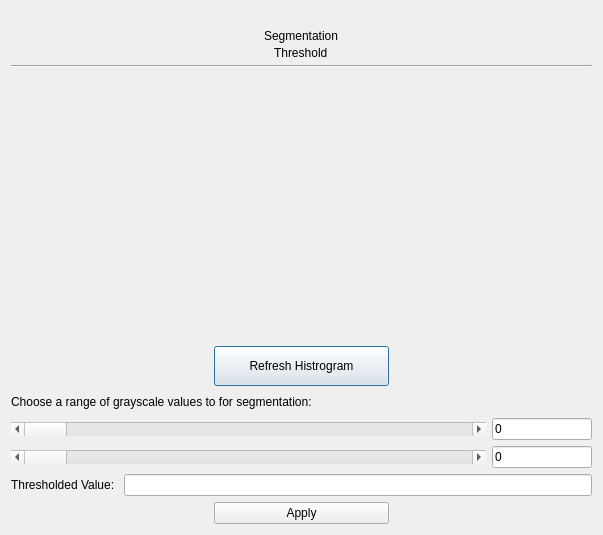
<?xml version="1.0" encoding="UTF-8"?>
<ui version="4.0">
 <class>Threshold</class>
 <widget class="QDialog" name="Threshold">
  <property name="geometry">
   <rect>
    <x>0</x>
    <y>0</y>
    <width>603</width>
    <height>535</height>
   </rect>
  </property>
  <property name="maximumSize">
   <size>
    <width>1000</width>
    <height>16777215</height>
   </size>
  </property>
  <property name="windowTitle">
   <string>Process</string>
  </property>
  <layout class="QGridLayout" name="gridLayout">
   <item row="0" column="0">
    <layout class="QVBoxLayout" name="verticalLayout_4">
     <item>
      <layout class="QVBoxLayout" name="verticalLayout_2">
       <item>
        <layout class="QVBoxLayout" name="verticalLayout">
         <item alignment="Qt::AlignHCenter">
          <widget class="QLabel" name="label_3">
           <property name="minimumSize">
            <size>
             <width>0</width>
             <height>30</height>
            </size>
           </property>
           <property name="maximumSize">
            <size>
             <width>16777215</width>
             <height>10</height>
            </size>
           </property>
           <property name="styleSheet">
            <string notr="true">font: 16pt &quot;Serif&quot;;</string>
           </property>
           <property name="text">
            <string>Segmentation</string>
           </property>
          </widget>
         </item>
         <item alignment="Qt::AlignHCenter">
          <widget class="QLabel" name="label_4">
           <property name="minimumSize">
            <size>
             <width>0</width>
             <height>12</height>
            </size>
           </property>
           <property name="maximumSize">
            <size>
             <width>16777214</width>
             <height>12</height>
            </size>
           </property>
           <property name="styleSheet">
            <string notr="true">font: 11pt &quot;Serif&quot;;</string>
           </property>
           <property name="text">
            <string>Threshold</string>
           </property>
          </widget>
         </item>
         <item>
          <widget class="Line" name="line">
           <property name="orientation">
            <enum>Qt::Horizontal</enum>
           </property>
          </widget>
         </item>
         <item>
          <widget class="QCustomPlot" name="grayPlot" native="true">
           <property name="minimumSize">
            <size>
             <width>563</width>
             <height>225</height>
            </size>
           </property>
           <property name="maximumSize">
            <size>
             <width>16777214</width>
             <height>16777214</height>
            </size>
           </property>
          </widget>
         </item>
        </layout>
       </item>
       <item alignment="Qt::AlignHCenter">
        <widget class="QPushButton" name="pushButton_2">
         <property name="minimumSize">
          <size>
           <width>175</width>
           <height>0</height>
          </size>
         </property>
         <property name="maximumSize">
          <size>
           <width>175</width>
           <height>40</height>
          </size>
         </property>
         <property name="text">
          <string>Refresh Histrogram</string>
         </property>
        </widget>
       </item>
      </layout>
     </item>
     <item>
      <layout class="QVBoxLayout" name="verticalLayout_3">
       <item>
        <widget class="QLabel" name="label_2">
         <property name="maximumSize">
          <size>
           <width>16777215</width>
           <height>20</height>
          </size>
         </property>
         <property name="styleSheet">
          <string notr="true">font: 11pt &quot;Serif&quot;;</string>
         </property>
         <property name="text">
          <string>Choose a range of grayscale values to for segmentation:</string>
         </property>
        </widget>
       </item>
       <item>
        <layout class="QHBoxLayout" name="horizontalLayout_2">
         <item>
          <widget class="QScrollBar" name="Boundary1_Slider">
           <property name="minimumSize">
            <size>
             <width>475</width>
             <height>0</height>
            </size>
           </property>
           <property name="orientation">
            <enum>Qt::Horizontal</enum>
           </property>
          </widget>
         </item>
         <item>
          <widget class="QLineEdit" name="Boundary1_Edit">
           <property name="text">
            <string>0</string>
           </property>
          </widget>
         </item>
        </layout>
       </item>
       <item>
        <layout class="QHBoxLayout" name="horizontalLayout_3">
         <item>
          <widget class="QScrollBar" name="Boundary2_Slider">
           <property name="minimumSize">
            <size>
             <width>475</width>
             <height>0</height>
            </size>
           </property>
           <property name="orientation">
            <enum>Qt::Horizontal</enum>
           </property>
          </widget>
         </item>
         <item>
          <widget class="QLineEdit" name="Boundary2_Edit">
           <property name="text">
            <string>0</string>
           </property>
          </widget>
         </item>
        </layout>
       </item>
       <item>
        <layout class="QHBoxLayout" name="horizontalLayout">
         <item>
          <widget class="QLabel" name="label">
           <property name="whatsThis">
            <string>&lt;html&gt;&lt;head/&gt;&lt;body&gt;&lt;p&gt;Enter 0 to utilize all of the cores on your CPU for the application. Otherwise specify a value from [1, Max on your CPU].&lt;/p&gt;&lt;/body&gt;&lt;/html&gt;</string>
           </property>
           <property name="text">
            <string>Thresholded Value: </string>
           </property>
          </widget>
         </item>
         <item>
          <widget class="QLineEdit" name="valueEdit">
           <property name="whatsThis">
            <string>&lt;html&gt;&lt;head/&gt;&lt;body&gt;&lt;p&gt;Enter 0 to utilize all of the cores on your CPU for the application. Otherwise specify a value from [1, Max on your CPU].&lt;/p&gt;&lt;/body&gt;&lt;/html&gt;</string>
           </property>
           <property name="text">
            <string/>
           </property>
          </widget>
         </item>
        </layout>
       </item>
       <item>
        <layout class="QHBoxLayout" name="horizontalLayout_5">
         <item>
          <spacer name="horizontalSpacer_4">
           <property name="orientation">
            <enum>Qt::Horizontal</enum>
           </property>
           <property name="sizeHint" stdset="0">
            <size>
             <width>40</width>
             <height>20</height>
            </size>
           </property>
          </spacer>
         </item>
         <item>
          <widget class="QPushButton" name="pushButton">
           <property name="minimumSize">
            <size>
             <width>175</width>
             <height>0</height>
            </size>
           </property>
           <property name="text">
            <string>Apply</string>
           </property>
          </widget>
         </item>
         <item>
          <spacer name="horizontalSpacer_3">
           <property name="orientation">
            <enum>Qt::Horizontal</enum>
           </property>
           <property name="sizeHint" stdset="0">
            <size>
             <width>40</width>
             <height>20</height>
            </size>
           </property>
          </spacer>
         </item>
        </layout>
       </item>
      </layout>
     </item>
    </layout>
   </item>
  </layout>
 </widget>
 <customwidgets>
  <customwidget>
   <class>QCustomPlot</class>
   <extends>QWidget</extends>
   <header location="global">../src/Utilities/qcustomplot/qcustomplot.h</header>
   <container>1</container>
  </customwidget>
 </customwidgets>
 <resources/>
 <connections/>
</ui>
